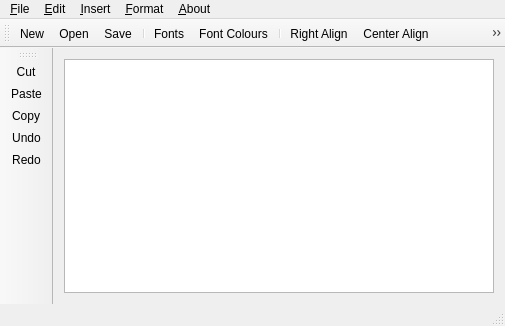
<?xml version="1.0" encoding="UTF-8"?>
<ui version="4.0">
 <class>MainWindow</class>
 <widget class="QMainWindow" name="MainWindow">
  <property name="geometry">
   <rect>
    <x>0</x>
    <y>0</y>
    <width>505</width>
    <height>326</height>
   </rect>
  </property>
  <property name="windowTitle">
   <string>MainWindow [*]</string>
  </property>
  <widget class="QWidget" name="centralWidget">
   <layout class="QHBoxLayout" name="horizontalLayout">
    <item>
     <widget class="QTextEdit" name="textEdit"/>
    </item>
   </layout>
  </widget>
  <widget class="QMenuBar" name="menuBar">
   <property name="geometry">
    <rect>
     <x>0</x>
     <y>0</y>
     <width>505</width>
     <height>22</height>
    </rect>
   </property>
   <widget class="QMenu" name="menu_File">
    <property name="title">
     <string>&amp;File</string>
    </property>
    <addaction name="Editor_action_New"/>
    <addaction name="Editor_action_Open"/>
    <addaction name="Editor_action_Save"/>
    <addaction name="Editor_action_Save_As"/>
    <addaction name="separator"/>
    <addaction name="Editor_action_Exit"/>
    <addaction name="Editor_actionOpen_recent"/>
   </widget>
   <widget class="QMenu" name="menu_Edit">
    <property name="title">
     <string>&amp;Edit</string>
    </property>
    <addaction name="Editor_action_Copy"/>
    <addaction name="Editor_action_Cut"/>
    <addaction name="Editor_action_Paste"/>
    <addaction name="separator"/>
    <addaction name="Editor_action_Undo"/>
    <addaction name="Editor_action_Redo"/>
   </widget>
   <widget class="QMenu" name="menu_Insert">
    <property name="title">
     <string>&amp;Insert</string>
    </property>
    <widget class="QMenu" name="menu_Template">
     <property name="title">
      <string>&amp;Template</string>
     </property>
     <addaction name="Editor_actionMarriage"/>
     <addaction name="actionCompraventa_de_Inmueble"/>
     <addaction name="action_Declaracion_Juramentada"/>
     <addaction name="action_Show_all_Template"/>
    </widget>
    <addaction name="menu_Template"/>
    <addaction name="Editor_action_Search_Article"/>
   </widget>
   <widget class="QMenu" name="menu_Format">
    <property name="title">
     <string>&amp;Format</string>
    </property>
    <addaction name="Editor_action_Left_Align"/>
    <addaction name="Editor_actionRight_Align"/>
    <addaction name="Editor_action_Center_Align"/>
    <addaction name="action_Justify_Align"/>
    <addaction name="separator"/>
    <addaction name="Editor_action_Fonts"/>
    <addaction name="Editor_action_Font_Colours"/>
   </widget>
   <widget class="QMenu" name="menu_About">
    <property name="title">
     <string>&amp;About</string>
    </property>
    <addaction name="Editor_action_About_Editor"/>
    <addaction name="Editor_action_About_Qt"/>
   </widget>
   <addaction name="menu_File"/>
   <addaction name="menu_Edit"/>
   <addaction name="menu_Insert"/>
   <addaction name="menu_Format"/>
   <addaction name="menu_About"/>
  </widget>
  <widget class="QToolBar" name="mainToolBar">
   <attribute name="toolBarArea">
    <enum>LeftToolBarArea</enum>
   </attribute>
   <attribute name="toolBarBreak">
    <bool>false</bool>
   </attribute>
   <addaction name="Editor_action_Cut"/>
   <addaction name="Editor_action_Paste"/>
   <addaction name="Editor_action_Copy"/>
   <addaction name="Editor_action_Undo"/>
   <addaction name="Editor_action_Redo"/>
  </widget>
  <widget class="QStatusBar" name="statusBar"/>
  <widget class="QToolBar" name="toolBar">
   <property name="windowTitle">
    <string>toolBar</string>
   </property>
   <attribute name="toolBarArea">
    <enum>TopToolBarArea</enum>
   </attribute>
   <attribute name="toolBarBreak">
    <bool>false</bool>
   </attribute>
   <addaction name="Editor_action_New"/>
   <addaction name="Editor_action_Open"/>
   <addaction name="Editor_action_Save"/>
   <addaction name="separator"/>
   <addaction name="Editor_action_Fonts"/>
   <addaction name="Editor_action_Font_Colours"/>
   <addaction name="separator"/>
   <addaction name="Editor_actionRight_Align"/>
   <addaction name="Editor_action_Center_Align"/>
   <addaction name="Editor_action_Left_Align"/>
   <addaction name="action_Justify_Align"/>
   <addaction name="separator"/>
   <addaction name="Editor_actionMarriage"/>
   <addaction name="Editor_action_Search_Article"/>
  </widget>
  <action name="Editor_action_New">
   <property name="icon">
    <iconset resource="resourses.qrc">
     <normaloff>:/New.png</normaloff>:/New.png</iconset>
   </property>
   <property name="text">
    <string>&amp;New</string>
   </property>
   <property name="shortcut">
    <string>Ctrl+N</string>
   </property>
  </action>
  <action name="Editor_action_Open">
   <property name="icon">
    <iconset resource="resourses.qrc">
     <normaloff>:/Open.png</normaloff>:/Open.png</iconset>
   </property>
   <property name="text">
    <string>&amp;Open</string>
   </property>
   <property name="shortcut">
    <string>Ctrl+O</string>
   </property>
  </action>
  <action name="Editor_action_Save">
   <property name="icon">
    <iconset resource="resourses.qrc">
     <normaloff>:/Guardar.png</normaloff>:/Guardar.png</iconset>
   </property>
   <property name="text">
    <string>&amp;Save</string>
   </property>
   <property name="shortcut">
    <string>Ctrl+S</string>
   </property>
  </action>
  <action name="Editor_action_Save_As">
   <property name="icon">
    <iconset resource="resourses.qrc">
     <normaloff>:/Guardar.png</normaloff>:/Guardar.png</iconset>
   </property>
   <property name="text">
    <string>&amp;Save As</string>
   </property>
   <property name="shortcut">
    <string>Ctrl+S</string>
   </property>
  </action>
  <action name="Editor_action_Exit">
   <property name="icon">
    <iconset theme="application-exit">
     <normaloff>.</normaloff>.</iconset>
   </property>
   <property name="text">
    <string>&amp;Exit</string>
   </property>
  </action>
  <action name="Editor_action_Copy">
   <property name="icon">
    <iconset resource="resourses.qrc">
     <normaloff>:/Copy.png</normaloff>:/Copy.png</iconset>
   </property>
   <property name="text">
    <string>&amp;Copy</string>
   </property>
   <property name="shortcut">
    <string>Ctrl+C</string>
   </property>
  </action>
  <action name="Editor_action_Cut">
   <property name="icon">
    <iconset resource="resourses.qrc">
     <normaloff>:/Cut.png</normaloff>:/Cut.png</iconset>
   </property>
   <property name="text">
    <string>&amp;Cut</string>
   </property>
   <property name="shortcut">
    <string>Ctrl+X</string>
   </property>
  </action>
  <action name="Editor_action_Paste">
   <property name="icon">
    <iconset resource="resourses.qrc">
     <normaloff>:/Paste.png</normaloff>:/Paste.png</iconset>
   </property>
   <property name="text">
    <string>&amp;Paste</string>
   </property>
   <property name="shortcut">
    <string>Ctrl+V</string>
   </property>
  </action>
  <action name="Editor_actionOpen_recent">
   <property name="text">
    <string>Open recent files</string>
   </property>
  </action>
  <action name="Editor_action_Search_Article">
   <property name="icon">
    <iconset resource="resourses.qrc">
     <normaloff>:/firefox.png</normaloff>:/firefox.png</iconset>
   </property>
   <property name="text">
    <string>&amp;Search Article</string>
   </property>
  </action>
  <action name="Editor_action_Undo">
   <property name="icon">
    <iconset resource="resourses.qrc">
     <normaloff>:/undo_256.png</normaloff>:/undo_256.png</iconset>
   </property>
   <property name="text">
    <string>&amp;Undo</string>
   </property>
   <property name="shortcut">
    <string>Ctrl+Z</string>
   </property>
  </action>
  <action name="Editor_action_Redo">
   <property name="icon">
    <iconset resource="resourses.qrc">
     <normaloff>:/redo.png</normaloff>:/redo.png</iconset>
   </property>
   <property name="text">
    <string>&amp;Redo</string>
   </property>
   <property name="shortcut">
    <string>Ctrl+Y</string>
   </property>
  </action>
  <action name="Editor_actionMarriage">
   <property name="icon">
    <iconset resource="resourses.qrc">
     <normaloff>:/Nuevo.png</normaloff>:/Nuevo.png</iconset>
   </property>
   <property name="text">
    <string>&amp;Marriage</string>
   </property>
  </action>
  <action name="Editor_action_Left_Align">
   <property name="icon">
    <iconset resource="resourses.qrc">
     <normaloff>:/alineado-a-la-izquierda.png</normaloff>:/alineado-a-la-izquierda.png</iconset>
   </property>
   <property name="text">
    <string>&amp;Left Align</string>
   </property>
  </action>
  <action name="Editor_actionRight_Align">
   <property name="icon">
    <iconset resource="resourses.qrc">
     <normaloff>:/alineacion-a-la-derecha.png</normaloff>:/alineacion-a-la-derecha.png</iconset>
   </property>
   <property name="text">
    <string>&amp;Right Align</string>
   </property>
  </action>
  <action name="Editor_action_Center_Align">
   <property name="icon">
    <iconset resource="resourses.qrc">
     <normaloff>:/parrafo-centrado.png</normaloff>:/parrafo-centrado.png</iconset>
   </property>
   <property name="text">
    <string>&amp;Center Align</string>
   </property>
  </action>
  <action name="Editor_action_Fonts">
   <property name="icon">
    <iconset resource="resourses.qrc">
     <normaloff>:/fontdialog.png</normaloff>:/fontdialog.png</iconset>
   </property>
   <property name="text">
    <string>&amp;Fonts</string>
   </property>
  </action>
  <action name="Editor_action_Font_Colours">
   <property name="icon">
    <iconset resource="resourses.qrc">
     <normaloff>:/colorwheel.png</normaloff>:/colorwheel.png</iconset>
   </property>
   <property name="text">
    <string>&amp;Font Colours</string>
   </property>
  </action>
  <action name="Editor_action_About_Editor">
   <property name="icon">
    <iconset resource="resourses.qrc">
     <normaloff>:/Info.png</normaloff>:/Info.png</iconset>
   </property>
   <property name="text">
    <string>&amp;About Editor</string>
   </property>
  </action>
  <action name="Editor_action_About_Qt">
   <property name="icon">
    <iconset resource="resourses.qrc">
     <normaloff>:/aboutqt.png</normaloff>:/aboutqt.png</iconset>
   </property>
   <property name="text">
    <string>&amp;About Qt</string>
   </property>
  </action>
  <action name="action_Justify_Align">
   <property name="icon">
    <iconset resource="resourses.qrc">
     <normaloff>:/texto-justificado.png</normaloff>:/texto-justificado.png</iconset>
   </property>
   <property name="text">
    <string>&amp;Justify Align </string>
   </property>
  </action>
  <action name="actionCompraventa_de_Inmueble">
   <property name="icon">
    <iconset resource="resourses.qrc">
     <normaloff>:/Nuevo.png</normaloff>:/Nuevo.png</iconset>
   </property>
   <property name="text">
    <string>&amp;Property Sale</string>
   </property>
  </action>
  <action name="action_Declaracion_Juramentada">
   <property name="icon">
    <iconset resource="resourses.qrc">
     <normaloff>:/Nuevo.png</normaloff>:/Nuevo.png</iconset>
   </property>
   <property name="text">
    <string>&amp;Sworn Statement</string>
   </property>
  </action>
  <action name="action_Show_all_Template">
   <property name="icon">
    <iconset resource="resourses.qrc">
     <normaloff>:/Nuevo.png</normaloff>:/Nuevo.png</iconset>
   </property>
   <property name="text">
    <string>&amp;Show all Template</string>
   </property>
  </action>
 </widget>
 <layoutdefault spacing="6" margin="11"/>
 <resources>
  <include location="resourses.qrc"/>
 </resources>
 <connections>
  <connection>
   <sender>Editor_action_Exit</sender>
   <signal>triggered()</signal>
   <receiver>MainWindow</receiver>
   <slot>close()</slot>
   <hints>
    <hint type="sourcelabel">
     <x>-1</x>
     <y>-1</y>
    </hint>
    <hint type="destinationlabel">
     <x>173</x>
     <y>127</y>
    </hint>
   </hints>
  </connection>
  <connection>
   <sender>Editor_action_Copy</sender>
   <signal>triggered()</signal>
   <receiver>textEdit</receiver>
   <slot>copy()</slot>
   <hints>
    <hint type="sourcelabel">
     <x>-1</x>
     <y>-1</y>
    </hint>
    <hint type="destinationlabel">
     <x>272</x>
     <y>162</y>
    </hint>
   </hints>
  </connection>
  <connection>
   <sender>Editor_action_Cut</sender>
   <signal>triggered()</signal>
   <receiver>textEdit</receiver>
   <slot>cut()</slot>
   <hints>
    <hint type="sourcelabel">
     <x>-1</x>
     <y>-1</y>
    </hint>
    <hint type="destinationlabel">
     <x>272</x>
     <y>162</y>
    </hint>
   </hints>
  </connection>
  <connection>
   <sender>Editor_action_Undo</sender>
   <signal>triggered()</signal>
   <receiver>textEdit</receiver>
   <slot>undo()</slot>
   <hints>
    <hint type="sourcelabel">
     <x>-1</x>
     <y>-1</y>
    </hint>
    <hint type="destinationlabel">
     <x>272</x>
     <y>162</y>
    </hint>
   </hints>
  </connection>
  <connection>
   <sender>Editor_action_Redo</sender>
   <signal>triggered()</signal>
   <receiver>textEdit</receiver>
   <slot>redo()</slot>
   <hints>
    <hint type="sourcelabel">
     <x>-1</x>
     <y>-1</y>
    </hint>
    <hint type="destinationlabel">
     <x>272</x>
     <y>162</y>
    </hint>
   </hints>
  </connection>
  <connection>
   <sender>Editor_action_Paste</sender>
   <signal>triggered()</signal>
   <receiver>textEdit</receiver>
   <slot>paste()</slot>
   <hints>
    <hint type="sourcelabel">
     <x>-1</x>
     <y>-1</y>
    </hint>
    <hint type="destinationlabel">
     <x>272</x>
     <y>162</y>
    </hint>
   </hints>
  </connection>
 </connections>
</ui>
